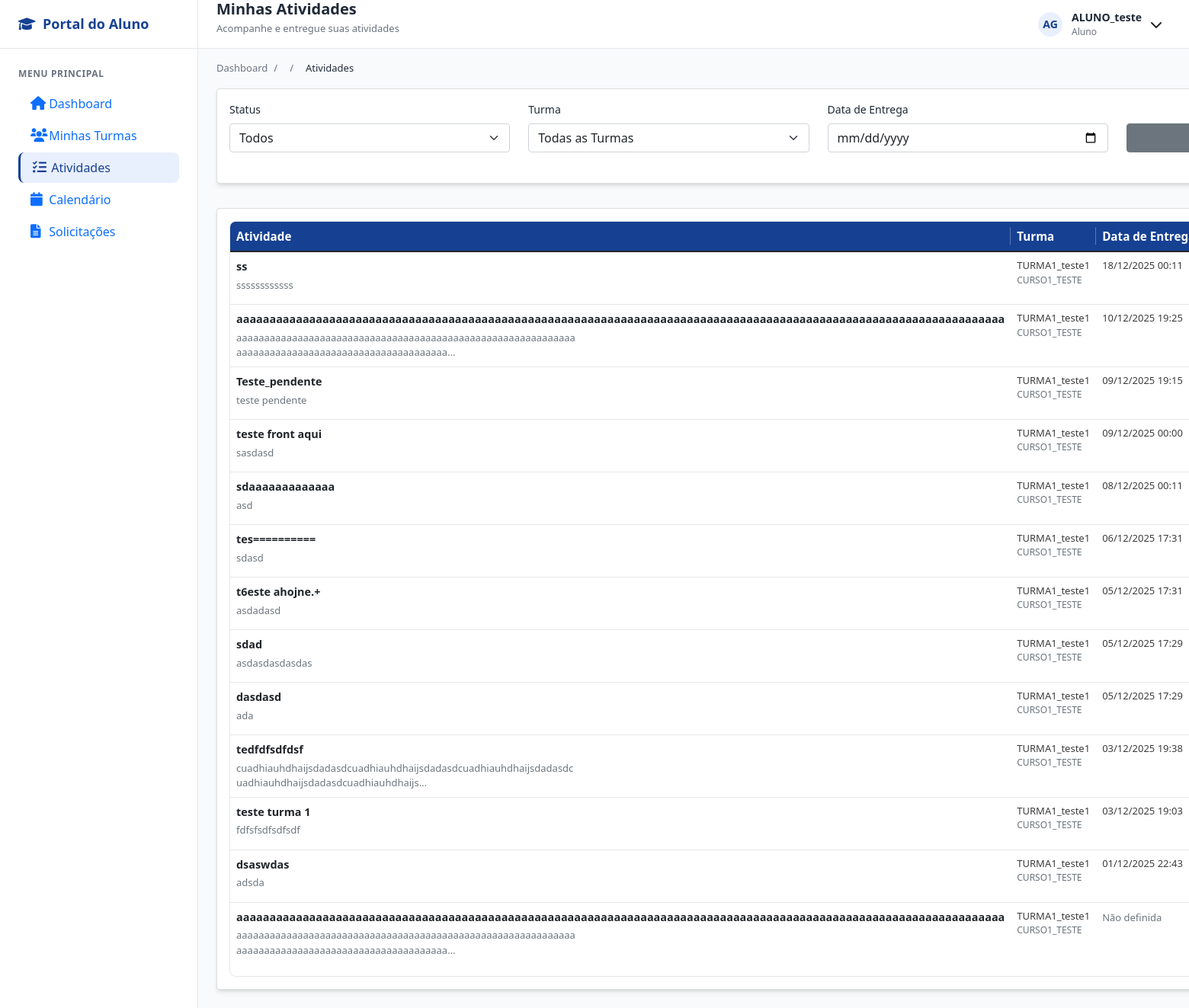
Screenshot of /aluno/atividades/ (signed in) with the database file from the repository.
### login/models.py (models this page shows, shortened)
class Usuario(AbstractUser):
    TIPO_USUARIO = [
        ('aluno', 'Aluno'),
        ('professor', 'Professor'),
        ('secretaria', 'Secretaria'),
    ]
    usuario_id = models.AutoField(primary_key=True)
    nome = models.CharField('Nome', max_length=100, blank=True, null=True)
    sobrenome = models.CharField('Sobrenome', max_length=100, blank=True, null=True)
    email = models.EmailField('E-mail', unique=True, default=None)
    data_nascimento = models.DateField('Data de Nascimento', blank=True, null=True)
    contato = models.CharField(max_length=20, unique=True, blank=True, null=True)
    cpf = models.CharField(max_length=14, unique=True, blank=True, null=True)
    endereco = models.TextField('Endereço', blank=True, null=True)
    tipo = models.CharField(max_length=10, choices=TIPO_USUARIO)
    USERNAME_FIELD = 'email'
    REQUIRED_FIELDS = ['nome','sobrenome','cpf', 'tipo', 'username']
    class Meta:
        db_table = 'Usuario'

### atividades/models.py (models this page shows)
class Atividade(models.Model):
    TIPO_ARQUIVO = [
        ('pdf', 'PDF'),
        ('doc', 'DOC'),
        ('docx', 'DOCX'),
        ('imagem', 'Imagem'),
        ('outro', 'Outro'),
    ]
    atividade_id = models.AutoField(primary_key=True)
    turma = models.ForeignKey('cursos.Turma', on_delete=models.CASCADE)
    tipo = models.ForeignKey(TipoAtividade, on_delete=models.SET_NULL, null=True, blank=True) # Novo campo
    titulo = models.CharField(max_length=200)
    descricao = models.TextField(blank=True, null=True)
    tipo_material = models.CharField(max_length=10, choices=TIPO_ARQUIVO, blank=True, null=True)
    url_material = models.URLField(blank=True, null=True)
    arquivo = models.FileField(upload_to='atividades_files/', blank=True, null=True)
    data_entrega = models.DateTimeField(blank=True, null=True)
    class Meta:
        db_table = 'Atividades'

### cursos/models.py (models this page shows, shortened)
class Turma(models.Model):
    TIPO_AULA = [
        ('presencial', 'Presencial'),
        ('semi', 'Semi-presencial'),
        ('ead', 'EAD'),
    ]
    turma_id = models.AutoField(primary_key=True)
    nome = models.CharField(max_length=100, null=True, blank=True)
    curso = models.ForeignKey(Curso, on_delete=models.CASCADE)
    professor = models.ForeignKey('login.professor', on_delete=models.SET_NULL,  # Ou models.SET_DEFAULT
        null=True,                  # Permite NULL
        blank=True,
        default=None)
    data_inicio = models.DateField()
    data_fim = models.DateField( null=True, blank=True)
    dias_semana = models.CharField(max_length=50)
    entrada_horas = models.CharField(max_length=100, null=True, blank=True)
    saida_horas = models.CharField(max_length=100, null=True, blank=True)
    tipo = models.CharField(max_length=10, choices=TIPO_AULA)
    status = models.BooleanField(default=True)
    class Meta:
        db_table = 'Turma'

class Curso(models.Model):
    nome = models.CharField(max_length=150, unique=True, verbose_name="Nome do Curso", default="Sem Nome")
    descricao = models.TextField(blank=True, verbose_name="Descrição")
    carga_horaria = models.PositiveIntegerField(verbose_name="Carga Horária (h)", default=40)
    ativo = models.BooleanField(default=True, verbose_name="Ativo")
    disciplinas = models.ManyToManyField('Disciplina', through='GradeCurricular', blank=True, related_name='cursos')
    class Meta:
        verbose_name = "curso"
        verbose_name_plural = "cursos"
        ordering = ["nome"]

### aluno/views.py (the view)
# urls.py: path('atividades/', views.lista_atividades, name='lista_atividades'),
@login_required
@aluno_required
def lista_atividades(request):
    try:
        aluno = request.user.aluno
    except:
        return render(request, "aluno/error.html", {
            "message": "Perfil de aluno não encontrado."
        })
    turma_ids = Matricula.objects.filter(
        aluno=aluno,
        status_matricula=True
    ).values_list('turma_id', flat=True)
    atividades = Atividade.objects.filter(turma_id__in=turma_ids).order_by('-data_entrega')
    atividades_com_status = []
    for atividade in atividades:
        entrega = AtividadeEntregue.objects.filter(
            atividade=atividade,
            matricula__aluno=aluno
        ).first()
        if entrega:
            status = 'entregue'
        elif atividade.data_entrega and atividade.data_entrega < timezone.now():
            status = 'atrasado'
        else:
            status = 'pendente'
        atividades_com_status.append({
            'atividade': atividade,
            'status': status,
            'entrega': entrega
        })
    turmas = Turma.objects.filter(turma_id__in=turma_ids)
    context = {
        'atividades': atividades_com_status,
        'turmas': turmas,
    }
    return render(request, "aluno/lista_atividades.html", context)

### aluno/templates/aluno/lista_atividades.html (shortened to what this page needs)
{% extends "aluno/base.html" %}
{% load static %}
{% block page_subtitle %}Acompanhe e entregue suas atividades{% endblock %}
{% block breadcrumb %}
<div class="breadcrumb-item">
    <span class="breadcrumb-link active">Atividades</span>
</div>
{% endblock %}
{% block content %}
<div class="card mb-6">
    <div class="card-body">
        <div class="grid grid-cols-1 md:grid-cols-4 gap-4">
            <div class="form-group">
                <label class="form-label">Status</label>
                <select class="form-control form-select" onchange="filtrarAtividades()" id="statusFilter">
                    <option value="">Todos</option>
                </select>
            </div>
            <div class="form-group">
                <label class="form-label">Turma</label>
                <select class="form-control form-select" onchange="filtrarAtividades()" id="turmaFilter">
                    <option value="">Todas as Turmas</option>
                </select>
            </div>
            <div class="form-group">
                <label class="form-label">Data de Entrega</label>
                <input type="date" class="form-control" onchange="filtrarAtividades()" id="dataFilter">
            </div>
            <div class="form-group">
                <label class="form-label">&nbsp;</label>
                <button type="button" class="btn btn-secondary btn-full" onclick="limparFiltros()">
                </button>
            </div>
        </div>
    </div>
</div>
<div class="card">
    <div class="card-body">
        {% if atividades %}
            <div class="table-container">
                <table class="table">
                    <thead>
                        <tr>
                            <th>Atividade</th>
                            <th>Turma</th>
                            <th>Data de Entrega</th>
                        </tr>
                    </thead>
                    <tbody id="atividadesTable">
                        {% for atividade in atividades %}
                        <tr class="atividade-item"
                            data-status="{{ atividade.status }}"
                            data-turma="{{ atividade.atividade.turma.turma_id }}"
                            data-data="{{ atividade.atividade.data_entrega|date:'Y-m-d'|default:'' }}">
                            <td>
                                <div class="font-semibold text-dark">{{ atividade.atividade.titulo }}</div>
                                {% if atividade.atividade.descricao %}
                                <div class="text-sm text-muted mt-1">
                                    {{ atividade.atividade.descricao|truncatechars:100 }}
                                </div>
                                {% endif %}
                            </td>
                            <td>
                                <div class="text-sm">{{ atividade.atividade.turma.nome }}</div>
                                <div class="text-xs text-muted">{{ atividade.atividade.turma.curso.nome }}</div>
                            </td>
                            <td>
                                {% if atividade.atividade.data_entrega %}
                                    <div class="text-sm">{{ atividade.atividade.data_entrega|date:"d/m/Y H:i" }}</div>
                                {% else %}
                                    <span class="text-sm text-muted">Não definida</span>
                                {% endif %}
                            </td>
                        </tr>
                        {% endfor %}
                    </tbody>
                </table>
            </div>
        {% endif %}
    </div>
</div>
{% endblock %}

### aluno/templates/aluno/base.html (shortened to what this page needs)
{% load static %}
<!DOCTYPE html>
<html lang="pt-br">
<head>
    <link rel="stylesheet" href="{% static 'aluno/aluno_styles.css' %}">
    <link href="https://cdn.jsdelivr.net/npm/bootstrap@5.1.3/dist/css/bootstrap.min.css" rel="stylesheet">
    <link href="https://cdnjs.cloudflare.com/ajax/libs/font-awesome/6.0.0/css/all.min.css" rel="stylesheet">
</head>
<body>
    <div class="container-app">
        <aside class="sidebar" id="sidebar">
            <div class="sidebar-header">
                <div class="sidebar-brand">
                    <i class="fas fa-graduation-cap nav-icon"></i>
                    <span>Portal do Aluno</span>
                </div>
            </div>
            <nav class="sidebar-nav">
                <div class="nav-group">
                    <div class="nav-group-title">Menu Principal</div>
                    <div class="nav-item">
                        <a href="{% url 'aluno:dashboard_aluno' %}" class="nav-link {% if request.resolver_match.url_name == 'dashboard_aluno' %}active{% endif %}">
                            <i class="fas fa-home nav-icon"></i>
                            <span>Dashboard</span>
                        </a>
                    </div>
                    <div class="nav-item">
                        <a href="{% url 'aluno:minhas_turmas' %}" class="nav-link {% if 'turma' in request.resolver_match.url_name %}active{% endif %}">
                            <i class="fas fa-users nav-icon"></i>
                            <span>Minhas Turmas</span>
                        </a>
                    </div>
                    <div class="nav-item">
                        <a href="{% url 'aluno:lista_atividades' %}" class="nav-link {% if 'atividades' in request.resolver_match.url_name %}active{% endif %}">
                            <i class="fas fa-tasks nav-icon"></i>
                            <span>Atividades</span>
                        </a>
                    </div>
                    <div class="nav-item">
                        <a href="{% url 'aluno:calendario' %}" class="nav-link {% if 'calendario' in request.resolver_match.url_name %}active{% endif %}">
                            <i class="fas fa-calendar nav-icon"></i>
                            <span>Calendário</span>
                        </a>
                    </div>
                    <div class="nav-item">
                        <a href="{% url 'aluno:solicitacoes' %}" class="nav-link {% if 'solicitacao' in request.resolver_match.url_name %}active{% endif %}">
                            <i class="fas fa-file-alt nav-icon"></i>
                            <span>Solicitações</span>
                        </a>
                    </div>
                </div>
            </nav>
        </aside>
        <div class="main-content" id="mainContent">
            <header class="topbar" id="topbar">
                <div class="topbar-left">
                    <div class="page-title">
                        <h1>{% block page_title %}Dashboard{% endblock %}</h1>
                        <p>{% block page_subtitle %}Bem-vindo ao portal{% endblock %}</p>
                    </div>
                </div>
                <div class="topbar-right">
                    <div class="user-menu">
                        <div class="user-trigger" id="userTrigger">
                            <div class="user-avatar">
                                {{ request.user.nome|first|upper }}{{ request.user.sobrenome|first|upper|default:"" }}
                            </div>
                            <div class="user-info d-none d-md-flex">
                                <span class="user-name">{{ request.user.nome|default:request.user.email }}</span>
                                <span class="user-role">Aluno</span>
                            </div>
                            <i class="fas fa-chevron-down"></i>
                        </div>
                    </div>
                </div>
            </header>
            <nav class="breadcrumb">
                <div class="breadcrumb-item">
                    <a href="{% url 'aluno:dashboard_aluno' %}" class="breadcrumb-link">Dashboard</a>
                    <span class="breadcrumb-separator">/</span>
                </div>
                {% block breadcrumb %}{% endblock %}
            </nav>
            <main>
                {% block content %}{% endblock %}
            </main>
        </div>
    </div>
</body>
</html>

### rows the page displays
Usuario: user.nome|first "A", user.sobrenome|first "G", user.nome "ALUNO_teste"
Atividade: atividade.titulo "ss", atividade.descricao "ssssssssssss", atividade.turma.nome "TURMA1_teste1", atividade.turma.curso.nome "CURSO1_TESTE", atividade.data_entrega "18/12/2025 00:11"
Atividade: atividade.titulo "aaaaaaaaaaaaaaaaaaaaaaaaaaaaaaaaaaaaaaaaaaaaaaaaaaaaaaaaaaaaaaaaaaaaaaaaaaaaaaaaaaaaaaaaaaaaaaaaaaaaaaaaaaaaaaaaaaaa", atividade.descricao "aaaaaaaaaaaaaaaaaaaaaaaaaaaaaaaaaaaaaaaaaaaaaaaaaaaaaaaaaaaaaaaaaaaaaaaaaaaaaaaaaaaaaaaaaaaaaaaaaaa…", atividade.turma.nome "TURMA1_teste1", atividade.turma.curso.nome "CURSO1_TESTE", atividade.data_entrega "10/12/2025 19:25"
Atividade: atividade.titulo "Teste_pendente", atividade.descricao "teste pendente", atividade.turma.nome "TURMA1_teste1", atividade.turma.curso.nome "CURSO1_TESTE", atividade.data_entrega "09/12/2025 19:15"
Atividade: atividade.titulo "teste front aqui", atividade.descricao "sasdasd", atividade.turma.nome "TURMA1_teste1", atividade.turma.curso.nome "CURSO1_TESTE", atividade.data_entrega "09/12/2025 00:00"
Atividade: atividade.titulo "sdaaaaaaaaaaaaa", atividade.descricao "asd", atividade.turma.nome "TURMA1_teste1", atividade.turma.curso.nome "CURSO1_TESTE", atividade.data_entrega "08/12/2025 00:11"
Atividade: atividade.titulo "tes==========", atividade.descricao "sdasd", atividade.turma.nome "TURMA1_teste1", atividade.turma.curso.nome "CURSO1_TESTE", atividade.data_entrega "06/12/2025 17:31"
Atividade: atividade.titulo "t6este ahojne.+", atividade.descricao "asdadasd", atividade.turma.nome "TURMA1_teste1", atividade.turma.curso.nome "CURSO1_TESTE", atividade.data_entrega "05/12/2025 17:31"
Atividade: atividade.titulo "sdad", atividade.descricao "asdasdasdasdas", atividade.turma.nome "TURMA1_teste1", atividade.turma.curso.nome "CURSO1_TESTE", atividade.data_entrega "05/12/2025 17:29"
Atividade: atividade.titulo "dasdasd", atividade.descricao "ada", atividade.turma.nome "TURMA1_teste1", atividade.turma.curso.nome "CURSO1_TESTE", atividade.data_entrega "05/12/2025 17:29"
Atividade: atividade.titulo "tedfdfsdfdsf", atividade.descricao "cuadhiauhdhaijsdadasdcuadhiauhdhaijsdadasdcuadhiauhdhaijsdadasdcuadhiauhdhaijsdadasdcuadhiauhdhaijs…", atividade.turma.nome "TURMA1_teste1", atividade.turma.curso.nome "CURSO1_TESTE", atividade.data_entrega "03/12/2025 19:38"
Atividade: atividade.titulo "teste turma 1", atividade.descricao "fdfsfsdfsdfsdf", atividade.turma.nome "TURMA1_teste1", atividade.turma.curso.nome "CURSO1_TESTE", atividade.data_entrega "03/12/2025 19:03"
Atividade: atividade.titulo "dsaswdas", atividade.descricao "adsda", atividade.turma.nome "TURMA1_teste1", atividade.turma.curso.nome "CURSO1_TESTE", atividade.data_entrega "01/12/2025 22:43"
Atividade: atividade.titulo "aaaaaaaaaaaaaaaaaaaaaaaaaaaaaaaaaaaaaaaaaaaaaaaaaaaaaaaaaaaaaaaaaaaaaaaaaaaaaaaaaaaaaaaaaaaaaaaaaaaaaaaaaaaaaaaaaaaa", atividade.descricao "aaaaaaaaaaaaaaaaaaaaaaaaaaaaaaaaaaaaaaaaaaaaaaaaaaaaaaaaaaaaaaaaaaaaaaaaaaaaaaaaaaaaaaaaaaaaaaaaaaa…", atividade.turma.nome "TURMA1_teste1", atividade.turma.curso.nome "CURSO1_TESTE", shows "Não definida"
